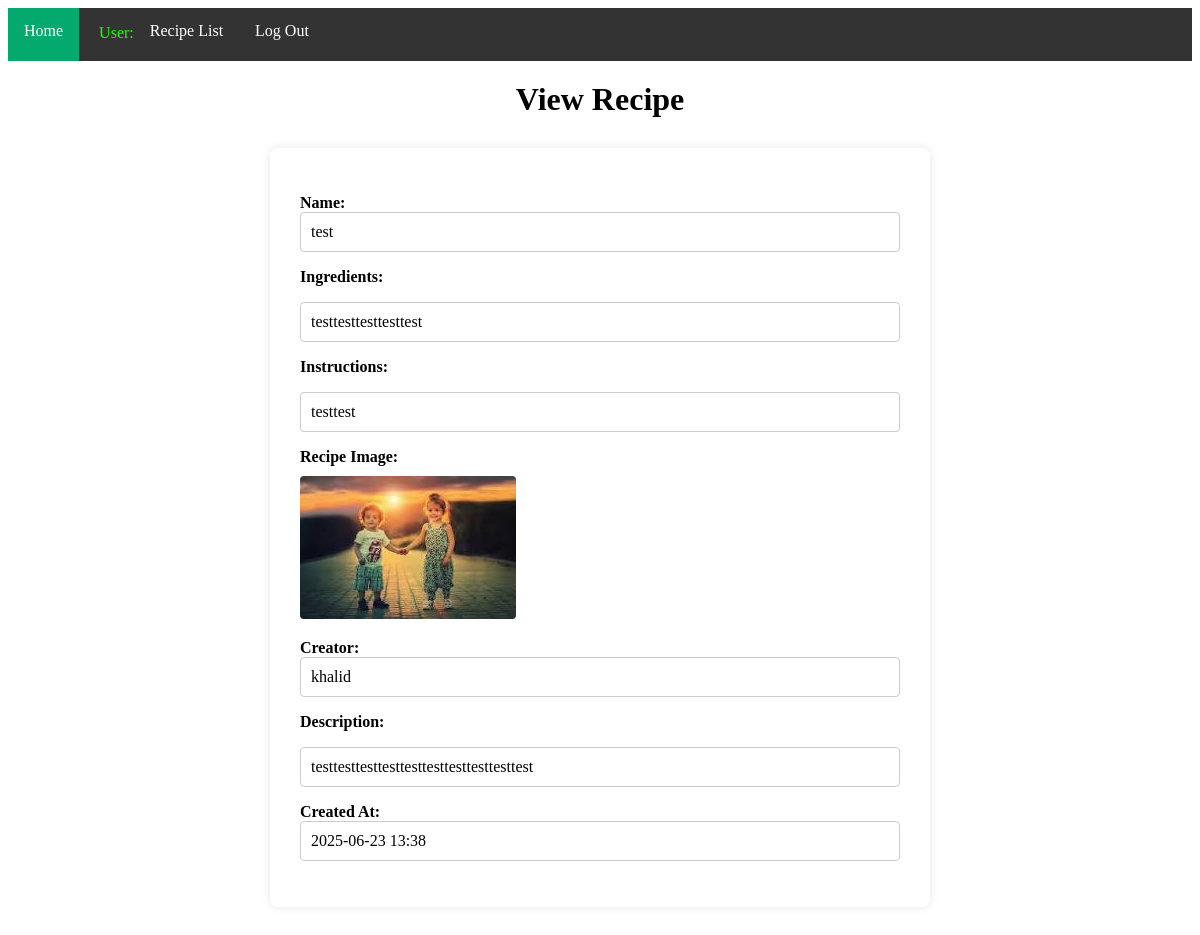
Screenshot of /recipe/view_recipe/3 with the database file from the repository.
### recipeApp/models.py (models this page shows)
class recipeModel(models.Model):
    name = models.CharField(max_length=100)
    ingredients = models.TextField(max_length=400)
    instructions = models.TextField(max_length=400)
    recipeImage = models.ImageField(upload_to='static/recipe/')
    creator = models.CharField(max_length=100)
    description = models.TextField(max_length=400)
    createAt = models.DateTimeField(auto_now_add=True)

### recipeApp/views.py (the view)
# urls.py: path('view_recipe/<int:id>', view_recipe, name='view_recipe'),
def view_recipe(req, id):
    view = recipeModel.objects.get(id=id)
    context={
        'recipes': view
    }
    return render(req, 'recipe/view_recipe.html', context)

### templates/recipe/view_recipe.html (shortened to what this page needs)
{% extends "master.html" %}
{% block nav %}
class="active"
{% endblock nav %}
{% block navli %}
<li><a href="{% url 'recipe' %}">Recipe List</a></li>
{% endblock navli %}
{% block body %}
<h1 style="text-align: center; margin-top: 20px;">View Recipe</h1>
<div style="max-width: 600px; margin: 30px auto; background-color: white; padding: 30px; border-radius: 8px; box-shadow: 0 0 10px rgba(0,0,0,0.1);">
    <p><strong>Name:</strong><br>
    <span style="display: block; padding: 10px; border: 1px solid #ccc; border-radius: 4px;">{{ recipes.name }}</span></p>
    <p><strong>Ingredients:</strong><br>
    <div style="white-space: pre-wrap; padding: 10px; border: 1px solid #ccc; border-radius: 4px;">{{ recipes.ingredients }}</div></p>
    <p><strong>Instructions:</strong><br>
    <div style="white-space: pre-wrap; padding: 10px; border: 1px solid #ccc; border-radius: 4px;">{{ recipes.instructions }}</div></p>
    <p><strong>Recipe Image:</strong><br>
    {% if recipes.recipeImage %}
        <img src="{{ recipes.recipeImage }}" alt="Recipe Image"
             style="margin-top: 10px; max-width: 100%; height: auto; border-radius: 4px;">
    {% else %}
        <span style="display: inline-block; margin-top: 10px;">No image uploaded.</span>
    {% endif %}
    </p>
    <p><strong>Creator:</strong><br>
    <span style="display: block; padding: 10px; border: 1px solid #ccc; border-radius: 4px;">{{ recipes.creator }}</span></p>
    <p><strong>Description:</strong><br>
    <div style="white-space: pre-wrap; padding: 10px; border: 1px solid #ccc; border-radius: 4px;">{{ recipes.description }}</div></p>
    <p><strong>Created At:</strong><br>
    <span style="display: block; padding: 10px; border: 1px solid #ccc; border-radius: 4px;">
        {{ recipes.createAt|date:'Y-m-d H:i' }}
    </span></p>
</div>
{% endblock body %}

### rows the page displays
recipeModel: name "test", ingredients "testtesttesttesttest", instructions "testtest", recipeImage (picture), creator "khalid", description "testtesttesttesttesttesttesttesttesttest", createAt "2025-06-23 13:38"
